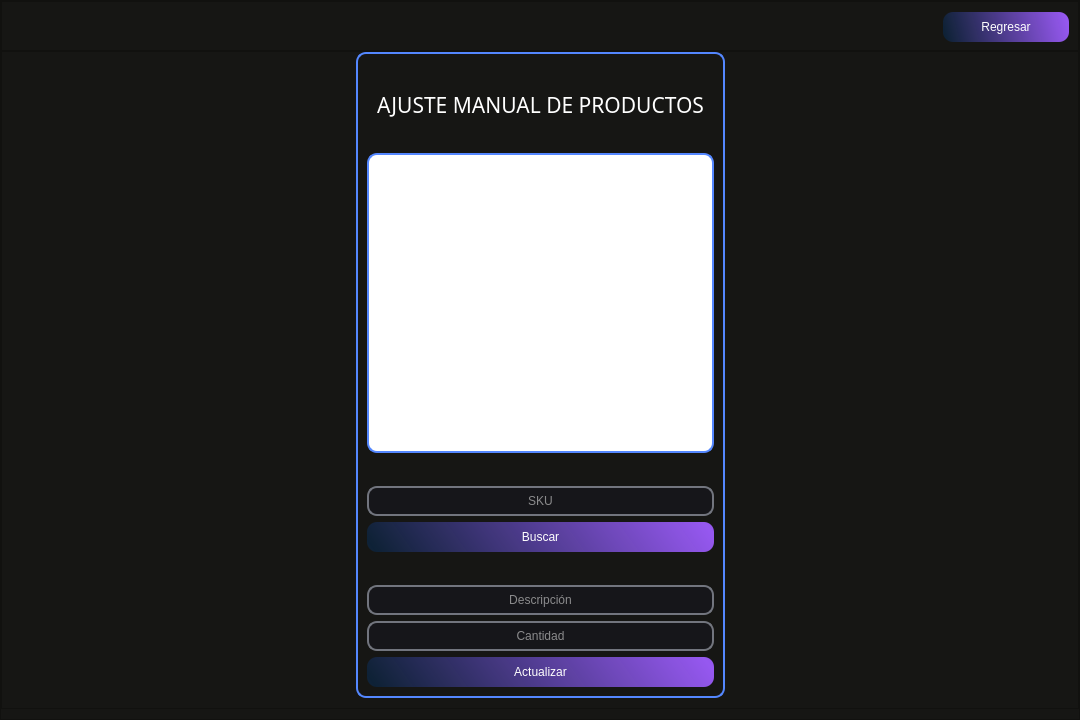
<?xml version="1.0" encoding="UTF-8"?>
<ui version="4.0">
 <class>MainWindow_ajustes</class>
 <widget class="QMainWindow" name="MainWindow_ajustes">
  <property name="geometry">
   <rect>
    <x>0</x>
    <y>0</y>
    <width>1080</width>
    <height>720</height>
   </rect>
  </property>
  <property name="windowTitle">
   <string>MainWindow</string>
  </property>
  <widget class="QWidget" name="centralwidget">
   <property name="minimumSize">
    <size>
     <width>1080</width>
     <height>720</height>
    </size>
   </property>
   <property name="maximumSize">
    <size>
     <width>16777215</width>
     <height>16777215</height>
    </size>
   </property>
   <layout class="QVBoxLayout" name="verticalLayout">
    <property name="spacing">
     <number>0</number>
    </property>
    <property name="leftMargin">
     <number>0</number>
    </property>
    <property name="topMargin">
     <number>0</number>
    </property>
    <property name="rightMargin">
     <number>0</number>
    </property>
    <property name="bottomMargin">
     <number>0</number>
    </property>
    <item>
     <widget class="QFrame" name="frame_fondo">
      <property name="minimumSize">
       <size>
        <width>1080</width>
        <height>720</height>
       </size>
      </property>
      <property name="styleSheet">
       <string notr="true">background-color: rgb(22, 22, 20);</string>
      </property>
      <property name="frameShape">
       <enum>QFrame::StyledPanel</enum>
      </property>
      <property name="frameShadow">
       <enum>QFrame::Raised</enum>
      </property>
      <layout class="QVBoxLayout" name="verticalLayout_6">
       <property name="spacing">
        <number>0</number>
       </property>
       <property name="leftMargin">
        <number>0</number>
       </property>
       <property name="topMargin">
        <number>0</number>
       </property>
       <property name="rightMargin">
        <number>0</number>
       </property>
       <property name="bottomMargin">
        <number>10</number>
       </property>
       <item>
        <widget class="QFrame" name="frame_superior">
         <property name="maximumSize">
          <size>
           <width>16777215</width>
           <height>50</height>
          </size>
         </property>
         <property name="styleSheet">
          <string notr="true">

QPushButton{
background-color: qlineargradient(spread:reflect, x1:0, y1:0.562273, x2:1, y2:0.5, stop:0 rgba(11, 38, 67, 184), stop: 1 rgba(150, 88, 240, 255));
border-radius: 10px;
font: 12pt &quot;Sans Serif&quot;;
color: rgb(255, 255, 254); }

QPushButton:hover{
background-color: qlineargradient(spread:reflect, x1:0, y1:0.562273, x2:0.949, y2:0.545455, stop: 0 rgba(11, 38, 67, 184), stop:1 rgba(88, 240, 171, 255));
border-radius:10px;
font: 12pt &quot;Sans Serif&quot;;
color: rgb(255, 255, 254);
}</string>
         </property>
         <property name="frameShape">
          <enum>QFrame::StyledPanel</enum>
         </property>
         <property name="frameShadow">
          <enum>QFrame::Raised</enum>
         </property>
         <layout class="QHBoxLayout" name="horizontalLayout_6">
          <property name="topMargin">
           <number>10</number>
          </property>
          <item>
           <spacer name="horizontalSpacer_13">
            <property name="orientation">
             <enum>Qt::Horizontal</enum>
            </property>
            <property name="sizeHint" stdset="0">
             <size>
              <width>245</width>
              <height>20</height>
             </size>
            </property>
           </spacer>
          </item>
          <item>
           <widget class="QPushButton" name="pushButton_regresar_ajus">
            <property name="minimumSize">
             <size>
              <width>126</width>
              <height>30</height>
             </size>
            </property>
            <property name="styleSheet">
             <string notr="true">QPushButton:hover{
background-color: qlineargradient(spread:pad, x1:0, y1:0, x2:1, y2:0, stop:0 rgba(0, 0, 0, 255), stop:0.727273 rgba(142, 19, 16, 255));
border-radius:10px;
font: 12pt &quot;Sans Serif&quot;;
color: rgb(255, 255, 254);
}</string>
            </property>
            <property name="text">
             <string>Regresar</string>
            </property>
           </widget>
          </item>
         </layout>
        </widget>
       </item>
       <item>
        <widget class="QFrame" name="frame_inferior">
         <property name="styleSheet">
          <string notr="true">

QPushButton{
background-color: qlineargradient(spread:reflect, x1:0, y1:0.562273, x2:1, y2:0.5, stop:0 rgba(11, 38, 67, 184), stop: 1 rgba(150, 88, 240, 255));
border-radius: 10px;
font: 12pt &quot;Sans Serif&quot;;
color: rgb(255, 255, 254); }

QPushButton:hover{
background-color: qlineargradient(spread:reflect, x1:0, y1:0.562273, x2:0.949, y2:0.545455, stop: 0 rgba(11, 38, 67, 184), stop:1 rgba(88, 240, 171, 255));
border-radius:10px;
font: 12pt &quot;Sans Serif&quot;;
color: rgb(255, 255, 254);
}</string>
         </property>
         <property name="frameShape">
          <enum>QFrame::StyledPanel</enum>
         </property>
         <property name="frameShadow">
          <enum>QFrame::Raised</enum>
         </property>
         <widget class="QFrame" name="frame_busquedadeusuarios_4">
          <property name="geometry">
           <rect>
            <x>355</x>
            <y>1</y>
            <width>369</width>
            <height>646</height>
           </rect>
          </property>
          <property name="minimumSize">
           <size>
            <width>369</width>
            <height>606</height>
           </size>
          </property>
          <property name="maximumSize">
           <size>
            <width>369</width>
            <height>1000</height>
           </size>
          </property>
          <property name="styleSheet">
           <string notr="true">QLineEdit{
background-color: rgb(22, 22, 26);
border-radius: 10px;
font: 12pt &quot;SansSerif&quot;;
color: rgb(255, 255, 254);
border: 2px solid rgb(114, 117, 126);}

QLineEdit:hover{
background-color: rgb(22, 22, 26);
border-radius: 10px;
font: 12pt &quot;Sans Serif&quot;;
border: 2px solid rgb(44, 182, 125); }

QLineEdit:focus {
background-color: rgb(1, 1, 1);
border-radius:10px;
font: 12pt &quot;Sans Serif&quot;;
border: 2px solid rgb(127, 90, 240);
}

QPushButton{
background-color: qlineargradient(spread:reflect, x1:0, y1:0.562273, x2:1, y2:0.5, stop:0 rgba(11, 38, 67, 184), stop: 1 rgba(150, 88, 240, 255));
border-radius: 10px;
font: 12pt &quot;Sans Serif&quot;;
color: rgb(255, 255, 254); }

QPushButton:hover{
background-color: qlineargradient(spread:reflect, x1:0, y1:0.562273, x2:0.949, y2:0.545455, stop: 0 rgba(11, 38, 67, 184), stop:1 rgba(88, 240, 171, 255));
border-radius:10px;
font: 12pt &quot;Sans Serif&quot;;
color: rgb(255, 255, 254);
}

QComboBox{
background-color: rgb(22, 22, 26);
border-radius: 10px;
font: 12pt &quot;SansSerif&quot;;
color: rgb(255, 255, 254);
border: 2px solid rgb(114, 117, 126);}

QComboBox:hover{
background-color: rgb(22, 22, 26);
border-radius: 10px;
font: 12pt &quot;Sans Serif&quot;;
border: 2px solid rgb(44, 182, 125); }

QFrame{
border-radius: 10px;
border: 2px solid rgb(84, 135, 255)
}




</string>
          </property>
          <property name="frameShape">
           <enum>QFrame::StyledPanel</enum>
          </property>
          <property name="frameShadow">
           <enum>QFrame::Raised</enum>
          </property>
          <layout class="QGridLayout" name="gridLayout_2">
           <item row="3" column="0">
            <widget class="QFrame" name="frame_imagen_producto">
             <property name="minimumSize">
              <size>
               <width>347</width>
               <height>300</height>
              </size>
             </property>
             <property name="maximumSize">
              <size>
               <width>16777215</width>
               <height>16777215</height>
              </size>
             </property>
             <property name="whatsThis">
              <string>&lt;html&gt;&lt;head/&gt;&lt;body&gt;&lt;p&gt;&lt;img src=&quot;:/Producto/sticker-png-delivery-icon-product-icon.png&quot;/&gt;&lt;/p&gt;&lt;/body&gt;&lt;/html&gt;</string>
             </property>
             <property name="styleSheet">
              <string notr="true">border-image: url(:/Producto/sticker-png-delivery-icon-product-icon.png);
background-color: rgb(255, 255, 255);</string>
             </property>
             <property name="frameShape">
              <enum>QFrame::StyledPanel</enum>
             </property>
             <property name="frameShadow">
              <enum>QFrame::Raised</enum>
             </property>
            </widget>
           </item>
           <item row="4" column="0">
            <spacer name="verticalSpacer_6">
             <property name="orientation">
              <enum>Qt::Vertical</enum>
             </property>
             <property name="sizeHint" stdset="0">
              <size>
               <width>20</width>
               <height>40</height>
              </size>
             </property>
            </spacer>
           </item>
           <item row="1" column="0">
            <layout class="QHBoxLayout" name="horizontalLayout_10">
             <item>
              <spacer name="horizontalSpacer_14">
               <property name="orientation">
                <enum>Qt::Horizontal</enum>
               </property>
               <property name="sizeHint" stdset="0">
                <size>
                 <width>40</width>
                 <height>20</height>
                </size>
               </property>
              </spacer>
             </item>
             <item>
              <widget class="QLabel" name="label_actualizar_cantd">
               <property name="font">
                <font>
                 <family>Impact</family>
                 <pointsize>16</pointsize>
                </font>
               </property>
               <property name="styleSheet">
                <string notr="true">color: rgb(255, 255, 255);

border-radius: 0px;

border:0px;</string>
               </property>
               <property name="text">
                <string>AJUSTE MANUAL DE PRODUCTOS</string>
               </property>
               <property name="alignment">
                <set>Qt::AlignCenter</set>
               </property>
              </widget>
             </item>
             <item>
              <spacer name="horizontalSpacer_15">
               <property name="orientation">
                <enum>Qt::Horizontal</enum>
               </property>
               <property name="sizeHint" stdset="0">
                <size>
                 <width>40</width>
                 <height>20</height>
                </size>
               </property>
              </spacer>
             </item>
            </layout>
           </item>
           <item row="8" column="0">
            <widget class="QLineEdit" name="lineEdit_descrip_prod">
             <property name="minimumSize">
              <size>
               <width>0</width>
               <height>30</height>
              </size>
             </property>
             <property name="alignment">
              <set>Qt::AlignCenter</set>
             </property>
             <property name="placeholderText">
              <string>Descripción</string>
             </property>
            </widget>
           </item>
           <item row="9" column="0">
            <widget class="QLineEdit" name="lineEdit_cant_prod">
             <property name="minimumSize">
              <size>
               <width>0</width>
               <height>30</height>
              </size>
             </property>
             <property name="alignment">
              <set>Qt::AlignCenter</set>
             </property>
             <property name="placeholderText">
              <string>Cantidad</string>
             </property>
            </widget>
           </item>
           <item row="5" column="0">
            <widget class="QLineEdit" name="lineEdit_sku_buscar">
             <property name="minimumSize">
              <size>
               <width>200</width>
               <height>30</height>
              </size>
             </property>
             <property name="alignment">
              <set>Qt::AlignCenter</set>
             </property>
             <property name="placeholderText">
              <string>SKU</string>
             </property>
            </widget>
           </item>
           <item row="10" column="0">
            <widget class="QPushButton" name="pushButton_actualizar_cant">
             <property name="minimumSize">
              <size>
               <width>130</width>
               <height>30</height>
              </size>
             </property>
             <property name="text">
              <string>Actualizar</string>
             </property>
            </widget>
           </item>
           <item row="6" column="0">
            <widget class="QPushButton" name="pushButton_buscar_sku">
             <property name="minimumSize">
              <size>
               <width>130</width>
               <height>30</height>
              </size>
             </property>
             <property name="text">
              <string>Buscar</string>
             </property>
            </widget>
           </item>
           <item row="7" column="0">
            <spacer name="verticalSpacer_3">
             <property name="orientation">
              <enum>Qt::Vertical</enum>
             </property>
             <property name="sizeHint" stdset="0">
              <size>
               <width>20</width>
               <height>40</height>
              </size>
             </property>
            </spacer>
           </item>
           <item row="2" column="0">
            <spacer name="verticalSpacer_2">
             <property name="orientation">
              <enum>Qt::Vertical</enum>
             </property>
             <property name="sizeHint" stdset="0">
              <size>
               <width>20</width>
               <height>40</height>
              </size>
             </property>
            </spacer>
           </item>
           <item row="0" column="0">
            <spacer name="verticalSpacer">
             <property name="orientation">
              <enum>Qt::Vertical</enum>
             </property>
             <property name="sizeHint" stdset="0">
              <size>
               <width>20</width>
               <height>40</height>
              </size>
             </property>
            </spacer>
           </item>
          </layout>
         </widget>
        </widget>
       </item>
      </layout>
     </widget>
    </item>
   </layout>
  </widget>
 </widget>
 <resources>
  <include location="Recursos/Nuevo documento de texto.qrc"/>
 </resources>
 <connections/>
</ui>
